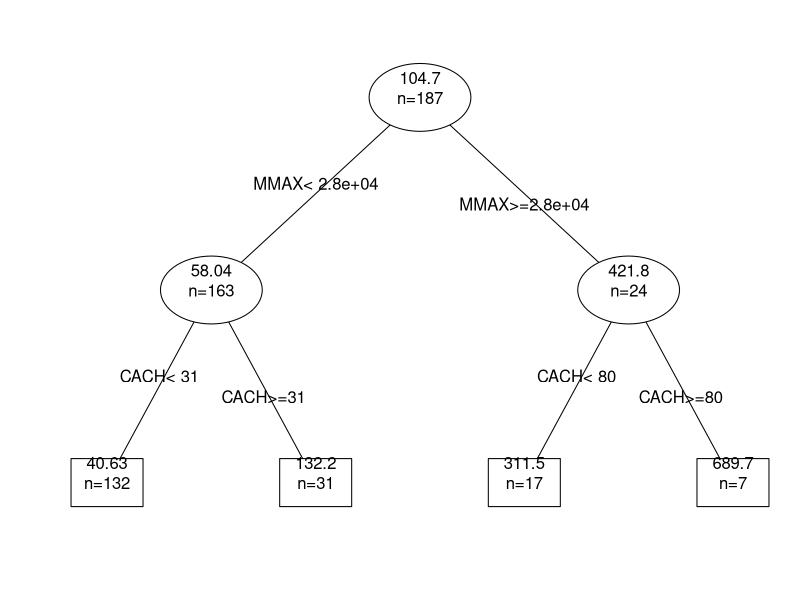
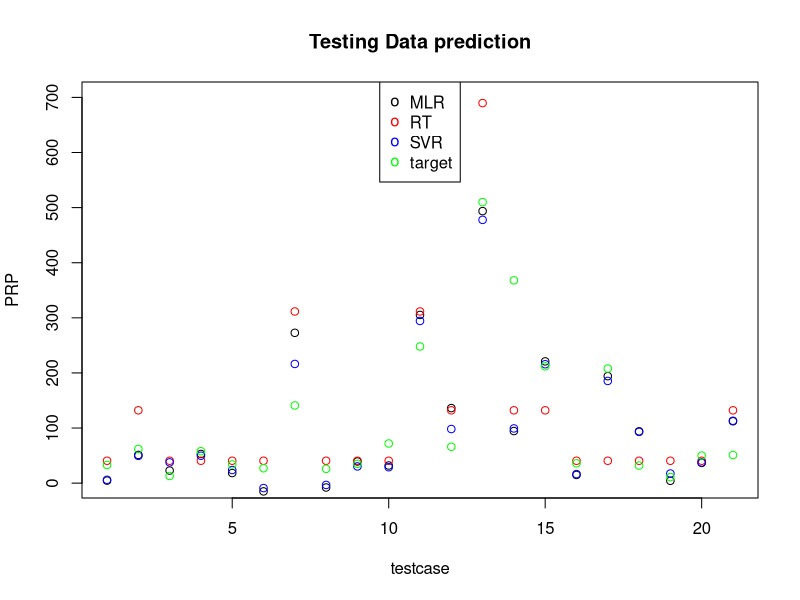
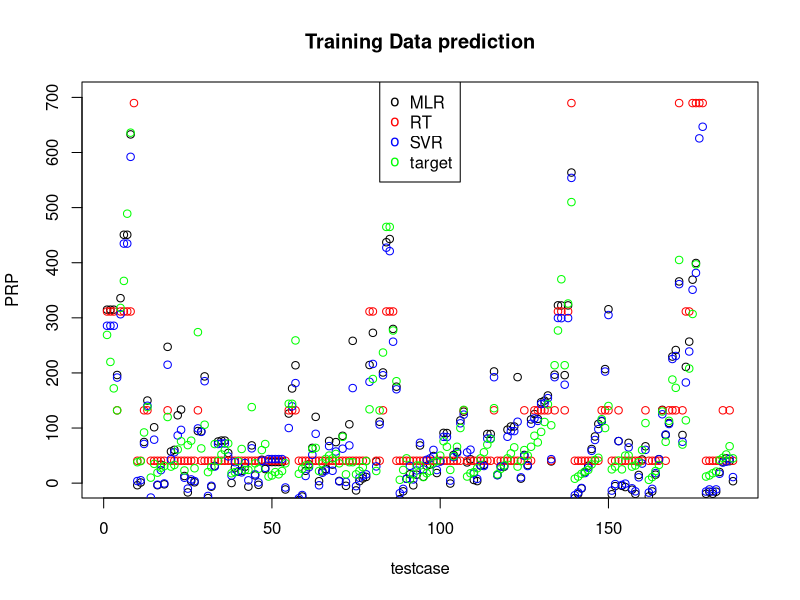

Recreate these plots in R, in order.
#load data
trainData = read.csv("Machine1.csv", header = TRUE)
testData = read.csv("Machinetest.csv", header = TRUE)

#load rpart
library(rpart)
library('kernlab')


#seperate X and Y in train and test data
trainData_x = trainData[,-1];
trainData_y = trainData[,1];

testData_x = testData[,-1];
testData_y = testData[,1];

#calcMSE method
calcMSE = function(predictedY,target) {
	error = predictedY-target
	return(mean(error^2))
}

#calcMAE method
calcMAE = function(predictedY,target) {
	error = abs(predictedY-target)
	return(mean(error))
}

#calcMAE method
calcRsq = function(predictedY,target) {
	errsq = (predictedY-target)^2
	meansq = (target-mean(target))^2
	
	frac = sum(errsq)/sum(meansq)
	rsq = 1-frac

	return(rsq)
}
#set random seed for doing cross validation
set.seed(100)

#create regression tree with cv=5
myTree <- rpart(PRP	~ MYCT+MMIN+MMAX+CACH+CHMIN+CHMAX, data =trainData, control = rpart.control(xval = 5))


#prune tree by choosing CP with min error
cpIndex <- myTree$cptable[which.min(myTree$cptable[,"xerror"]),"CP"]
myPrunedTree <- prune(myTree,cpIndex)

#print text version of tree
#print(myTree)

#print summary
#print(summary(myTree))

#plot tree
#plot(myTree)
#text(myTree,use.n=T)



#plot tree
png("RT.png")
par(xpd = TRUE)
plot(myPrunedTree,compress=T,branch=0,uniform=T)
text(myPrunedTree,use.n=T,fancy=T,all=T)
dev.off()




#testing pruned tree
ptTrainOut = predict(myPrunedTree,newdata=trainData);
ptMSE = calcMSE(ptTrainOut,trainData_y);
ptMAE = calcMAE(ptTrainOut,trainData_y);

ptCP = printcp(myPrunedTree)
ptCP.rsq <- 1-ptCP[,c(3,4)] 

#testing pruned tree test data
ptTestOut = predict(myPrunedTree,newdata=testData);
ptTestMSE = calcMSE(ptTestOut,testData_y);
ptTestMAE = calcMAE(ptTestOut,testData_y);

ptTestCP = printcp(myPrunedTree)
ptTestCP.rsq <- 1-ptTestCP[,c(3,4)] 

#SVR

mySvr =  ksvm(PRP	~ MYCT+MMIN+MMAX+CACH+CHMIN+CHMAX,data=trainData,scaled=TRUE,type="nu-svr",kernel="vanilladot", kpar="automatic", class.weights=NULL,cache=100,cross=5);
svrTrainOut = predict(mySvr,newdata=trainData,type="response");

svrMSE = calcMSE(svrTrainOut,trainData_y);
svrMAE = calcMAE(svrTrainOut,trainData_y);
svrRsq = calcRsq(svrTrainOut,trainData_y)


svrTestOut = predict(mySvr,newdata=testData,type="response");

svrTestMSE = calcMSE(svrTestOut,testData_y);
svrTestMAE = calcMAE(svrTestOut,testData_y);
svrTestRsq = calcRsq(svrTestOut,testData_y)




#MLR
myMlr = lm(PRP~ MYCT+MMIN+MMAX+CACH+CHMIN+CHMAX,data=trainData)
mlrTrainOut = predict(myMlr,newdata=trainData)

mlrMSE = calcMSE(mlrTrainOut, trainData_y);
mlrMAE = calcMAE(mlrTrainOut, trainData_y);
mlrSummary = summary(myMlr)


mlrTestOut = predict(myMlr,newdata=testData)

mlrTestMSE = calcMSE(mlrTestOut, testData_y);
mlrTestMAE = calcMAE(mlrTestOut, testData_y);
mlrTestSummary = summary(myMlr)

#plot of results from all three models
png("test-results-ver1.png")
plot(mlrTestOut,xlab="testcase",ylab="PRP",ylim=c(1,700),main="Testing Data prediction")
points(ptTestOut,col='red')
points(svrTestOut,col='blue')
points(testData_y,col='green')
legend("top",legend=c("MLR","RT","SVR","target"),pch='o',col=c("black","red","blue","green"));
dev.off()

#plot of results from all three models
png("train-results-ver1.png")
plot(mlrTrainOut,xlab="testcase",ylab="PRP",ylim=c(1,700),main="Training Data prediction")
points(ptTrainOut,col='red')
points(svrTrainOut,col='blue')
points(trainData_y,col='green')
legend("top",legend=c("MLR","RT","SVR","target"),pch='o',col=c("black","red","blue","green"));
dev.off()

#print MSE results
print("Train MSE-RT")
print(ptMSE)
print("Train MSE-SVR")
print(svrMSE)
print("Train MSE-MLR")
print(mlrMSE)

#print MAE results
print("Train-MAE-RT")
print(ptMAE)
print("Train-MAE-SVR")
print(svrMAE)
print("Train-MAE-MLR")
print(mlrMAE)

#print R-squared results
print("RT train r-squared:")
print(ptCP.rsq[nrow(ptCP.rsq),1])
print("SVR train r-squared:")
print(svrRsq)
print("MLR train r-squared:")
print(mlrSummary$r.squared)


#print MSE results
print("Test MSE-RT")
print(ptTestMSE)
print("Test MSE-SVR")
print(svrTestMSE)
print("Test MSE-MLR")
print(mlrTestMSE)

#print MAE results
print("Test-MAE-RT")
print(ptTestMAE)
print("Test-MAE-SVR")
print(svrTestMAE)
print("Test-MAE-MLR")
print(mlrTestMAE)

#print R-squared results
print("RT Test r-squared:")
print(calcRsq(ptTestOut,testData_y))
print("SVR Test r-squared:")
print(svrTestRsq)
print("MLR Test r-squared:")
print(calcRsq(mlrTestOut,testData_y))
